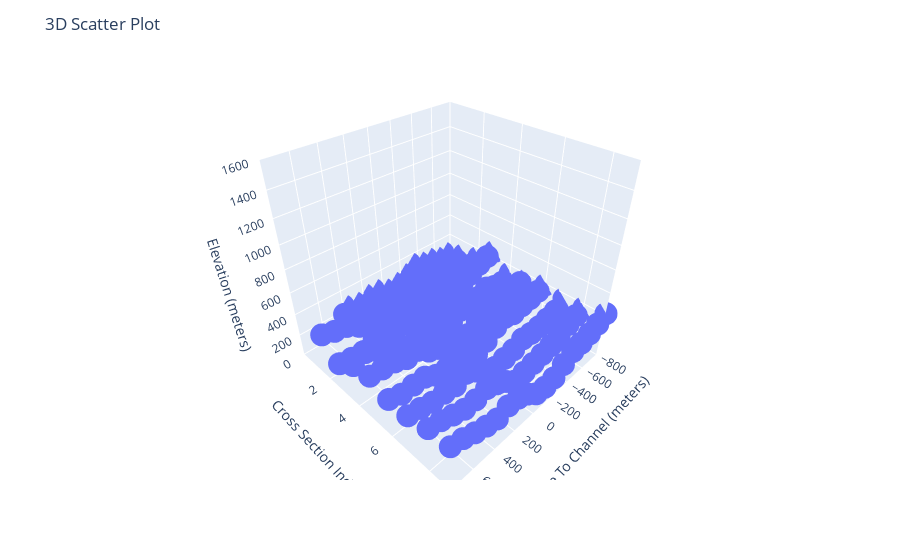

Here is the notebook cell this chart was saved with:
### Code cell
import plotly.express as px

# Create a 3D scatter plot
fig = px.scatter_3d(df, x='alpha', y='cross_section_index', z='elevations')

# Customize the plot (optional)
fig.update_layout(
    scene=dict(
        xaxis_title='Distance To Channel (meters)',
        yaxis_title='Cross Section Index',
        zaxis_title='Elevation (meters)',
        xaxis_range=[-800, 800],  # Set the range for the X-axis
        yaxis_range=[0, 9],  # Set the range for the Y-axis
        zaxis_range=[0, 1600]  # Set the range for the Z-axis
    ),
    title='3D Scatter Plot'
)

# Show the plot
fig.show()

### Figure 1 — Plotly figure (JSON) as saved in the notebook; plotly's stock layout.template omitted (floating-point values rounded to 4 significant figures; data arrays with more than 128 entries replaced by an {"elided": "..."} marker saying what was removed)
{"data": [{"hovertemplate": "alpha=%{x}<br>cross_section_index=%{y}<br>elevations=%{z}<extra></extra>", "legendgroup": "", "marker": {"color": "#636efa", "symbol": "circle"}, "mode": "markers", "name": "", "scene": "scene", "showlegend": false, "type": "scatter3d", "x": {"elided": "180 int values"}, "y": {"elided": "180 int values"}, "z": {"elided": "180 float values"}}], "layout": {"legend": {"tracegroupgap": 0}, "margin": {"t": 60}, "scene": {"domain": {"x": [0, 1], "y": [0, 1]}, "xaxis": {"range": [-800, 800], "title": {"text": "Distance To Channel (meters)"}}, "yaxis": {"range": [0, 9], "title": {"text": "Cross Section Index"}}, "zaxis": {"range": [0, 1600], "title": {"text": "Elevation (meters)"}}}, "title": {"text": "3D Scatter Plot"}}}
